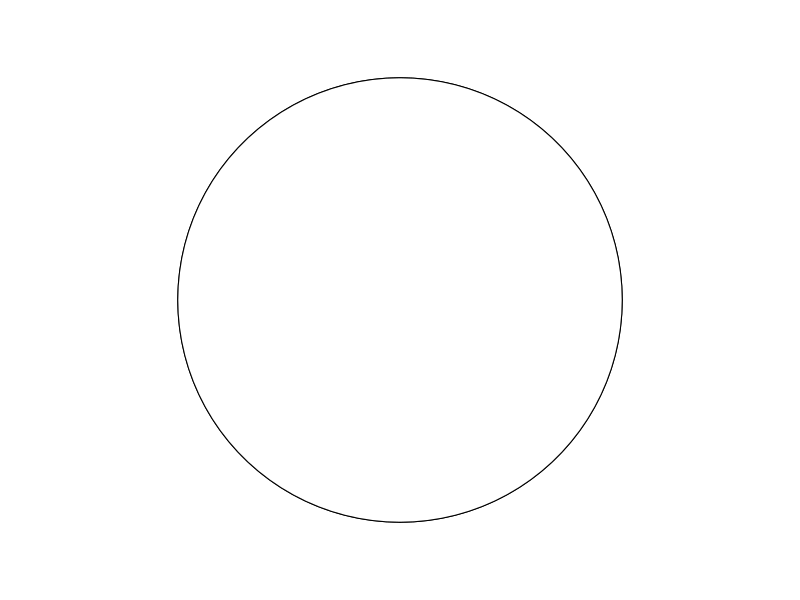
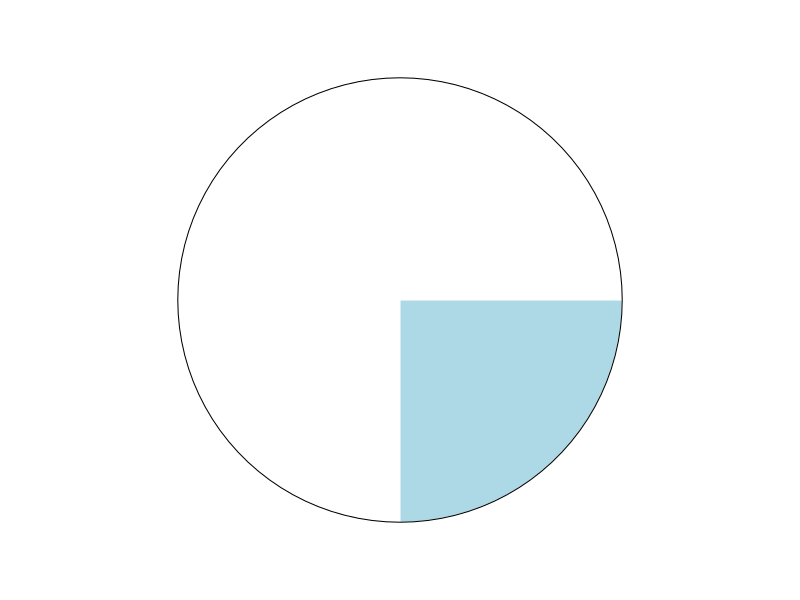
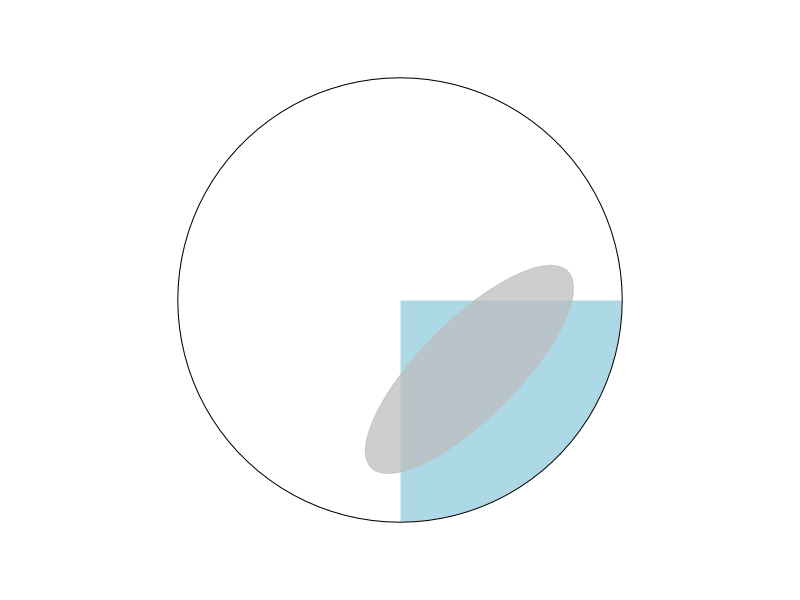
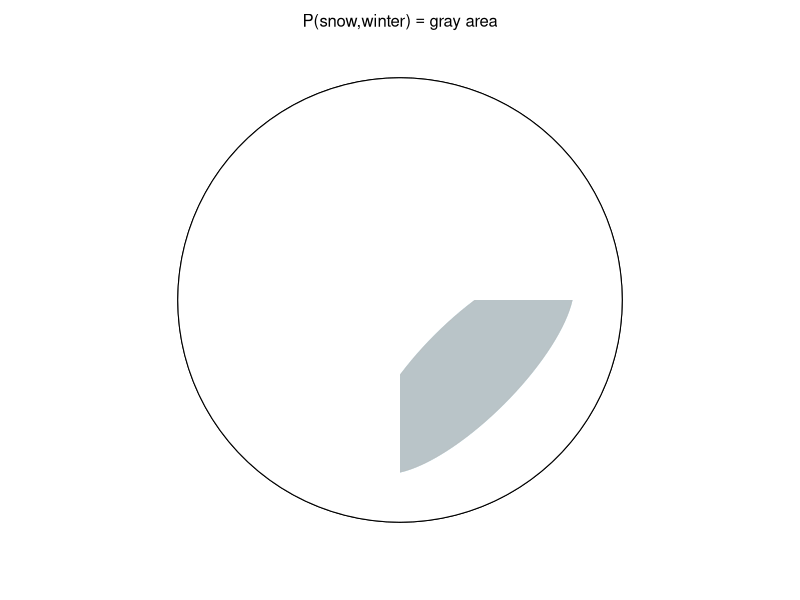
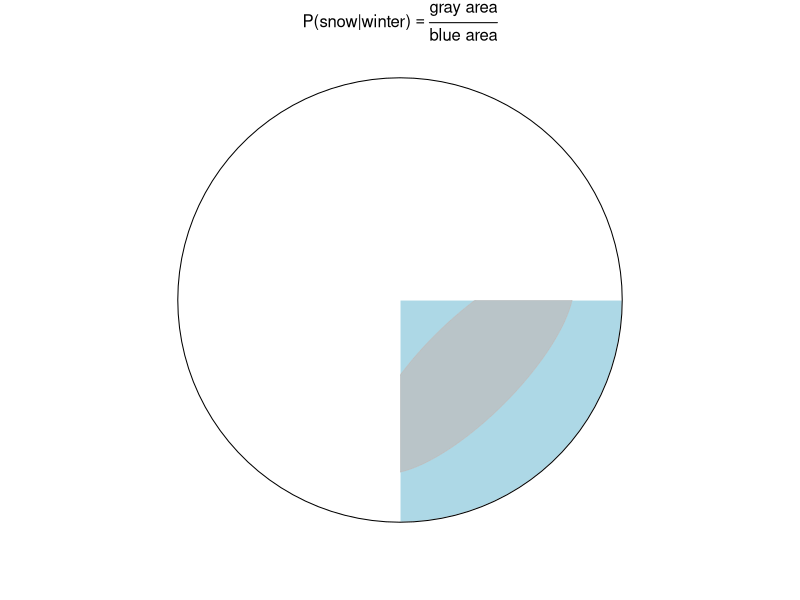
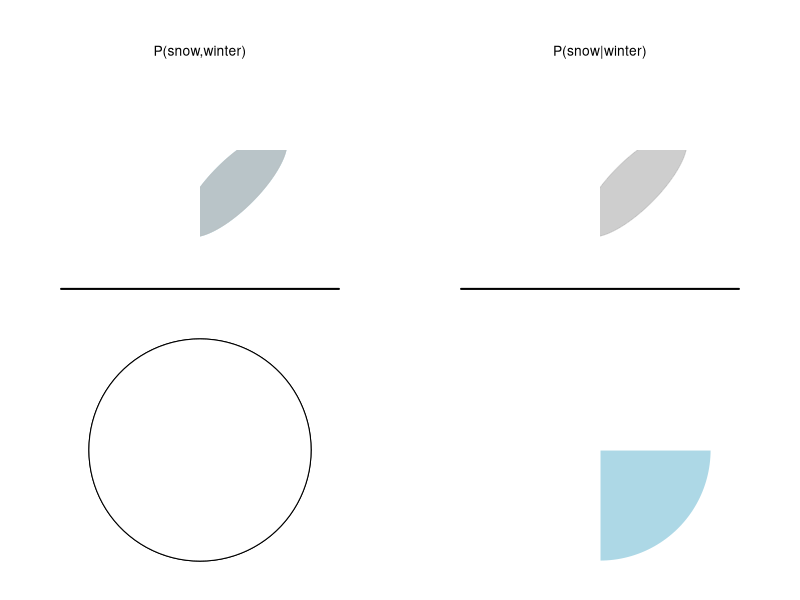
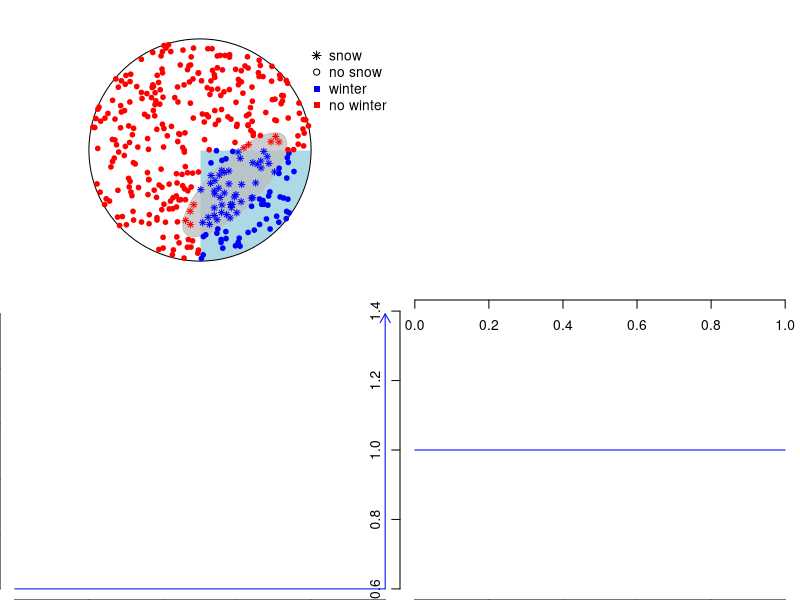
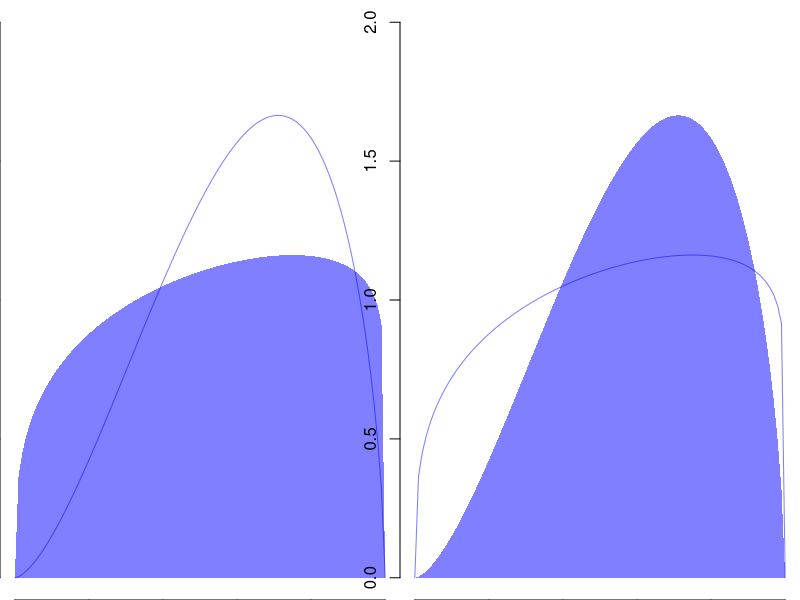

Here is the R script that generated these plots, in order:
## ---- chunk 1
knitr::opts_chunk$set(echo = TRUE, dpi = 300)
## ---- chunk 2
library(plotrix)
par(mar = c(0,0,0,0))
pie(c(3,1), labels = "")
draw.circle(0,0,.8, col ="white")
## ---- chunk 3
draw_pie = function() {
  par(mar = c(0,0,0,0))
  pie(c(3,1), labels = "", border = "white")
  draw.circle(0,0,.8)
}
draw_pie()
## ---- chunk 4
draw_pie()
e.rot = 45
h.e = .25
k.e = -.25
a.e = .5
b.e = .175
draw_ellipse = function() {
  draw.ellipse(h.e,k.e,a.e,b.e , angle = e.rot,
               col = adjustcolor("grey",alpha = .75),
               border = adjustcolor("grey",alpha = .75)) 
}
draw_ellipse()
## ---- chunk 5
par(mar = c(0,0,0,0))
pie(c(3,1), labels = "")
draw.circle(0,0,.8, col ="white")
draw.ellipse(h.e,k.e,a.e,b.e , col = "lightblue", angle = e.rot, border = "lightblue")
draw_ellipse()
rect(0,0,.7,.2, col = "white", border = NA)
rect(0,0,-.2,-.7, col = "white", border = NA)
text(0,1,expression("P(snow,winter)" =="gray area"))
## ---- chunk 6
par(mar = c(0,0,0,0))
pie(c(3,1), labels = "", border = "white")
draw.circle(0,0,.8)
text(0,1,expression("P(snow|winter)" == frac("gray area", "blue area")))
draw_ellipse()
rect(0,0,.7,.2, col = "white", border = NA)
rect(0,0,-.2,-.7, col = "white", border = NA)
## ---- chunk 7
par(mar = c(0,0,0,0), mfrow = c(2,2))
pie(c(3,1), labels = "", ylim = c(0,-.5))
draw.circle(0,0,.9, col ="white", border = "white")
draw.ellipse(h.e,k.e,a.e,b.e , col = "lightblue", angle = e.rot, border = "lightblue")
draw_ellipse()
rect(0,0,.7,.2, col = "white", border = NA)
rect(0,0,-.2,-.7, col = "white", border = NA)
lines(c(-1,1),c(-1,-1), lwd = 2)
text(0,.7,"P(snow,winter)")

pie(c(3,1), labels = "")
draw.circle(0,0,.9, col ="white", border = "white")
draw_ellipse()
rect(0,0,.7,.2, col = "white", border = NA)
rect(0,0,-.2,-.7, col = "white", border = NA)
text(0,.7,"P(snow|winter)")
lines(c(-1,1),c(-1,-1), lwd = 2)

pie(c(3,1), labels = "")
draw.circle(0,0,.8, col ="white")


pie(c(3,1), labels = "", border = "white")
## ---- chunk 8
shift_rotate = function(xy,shift_x, shift_y, angle) {
  theta = 2*pi/(1/(angle/360))
  trans.mat = transf = matrix(c(cos(theta),-sin(theta),sin(theta),cos(theta)),nrow = 2)
  
  x.e = xy[1] - shift_x
  y.e = xy[2] - shift_y
  
  xy_transf = trans.mat %*% matrix(c(x.e,y.e))
  
  return(xy.r = c(
    x.r = shift_x + xy_transf[1],
    y.r = shift_y + xy_transf[2]  
  ))
}

in_ellipse = function(xy,h,k,a,b, e.rot) {
  xy.r = shift_rotate(xy,h,k,e.rot)
  (xy.r[1]-h)^2/a^2 + (xy.r[2]-k)^2/b^2 <= 1
}

rpoint_in_circle = function() {
  r = 0.8 * sqrt(runif(1))
  theta = runif(1) * 2 * pi
  return(c(0 + r * cos(theta),
           0 + r * sin(theta)))
}

## ---- chunk 9
set.seed(123)
draw_pie()
draw_ellipse()

N = 365
is.winter = vector(length = N) # vector to count winter days
is.snow = vector(length = N) # vector to count snow days

for (k in 1:N) {
  # generate random point with custom function
  xy = rpoint_in_circle()
  
  # check if it is a snow day, i.e. in ellipse, with custom function
  is.snow[k] = in_ellipse(xy,h.e,k.e,a.e,b.e,e.rot)
  # check if it is a winter day
  is.winter[k] = xy[1] > 0 & xy[2] < 0
  
  # plot points
  points(xy[1],xy[2],
         pch = ifelse(is.snow[k] == T,8,21), cex = .75,
         bg = ifelse(is.winter[k] == T,"blue","red"),
         col = ifelse(is.winter[k] == T,"blue","red"))

}

legend(.75,.8,
       pch = c(8,21,15,15), bty = "n",
       col = c("black","black","blue","red"),
       legend = c("snow","no snow", "winter", "no winter"))
## ---- chunk 10
N_winter = sum(is.winter)
P_winter = N_winter/N
P_winter
## ---- chunk 11
N_snow = sum(is.snow)
P_snow = N_snow/N
P_snow
## ---- chunk 12
# logical indexing:
# is.snow[is.winter] returns only those entries of the 
# vector is.snow that are at positions where the 
# value for is.winter is TRUE
N_winter_and_snow = sum(is.snow[is.winter]) 
P_winter_and_snow = N_winter_and_snow/N
P_winter_and_snow
## ---- chunk 13
P_snow_given_winter = N_winter_and_snow/N_winter
P_snow_given_winter
## ---- chunk 14
P_snow_given_winter = P_winter_and_snow/P_winter
## ---- chunk 15
plot(0, type = "n", xlim = c(0,1), 
     yaxt = "n", ylab = "", 
     xlab = "p",
     bty = "n")
## ---- chunk 16

plot(0,type = "n",
     ylim = c(0,1.01),
     xlim = c(0,1),
     ylab = "", xlab = "p",
     bty = "n")
arrows(1,0,1,1, col = "blue", length = .1)
lines(c(0,1),c(0,0), col = "blue")
## ---- chunk 17
curve(dbeta(x,1,1),
      ylab = "density", 
      xlab = "p", 
      bty = "n",
      col = "blue")
## ---- chunk 18
filled.beta = function(a = 1, b = 1, col = "blue", border = NA, ylim = NULL, add = F) {
  x = seq(0,1,.01)
  y = dbeta(x,a,b)
  x.poly <- c(x, tail(x,1), head(x,1))
  y.poly <- c(y, 0, 0)
  if (is.null(ylim)) ylim = c(0,max(y))
  if (add == FALSE)
    plot(0,type = "n", ylim = ylim, xlab = "p", ylab = "density", xlim = c(0,1), bty = "n")
  polygon(x.poly, y.poly, col=col, border=border)
}
par(mfrow = c(1,2))
filled.beta(1.3,1.1, col = adjustcolor("blue", alpha = .5), ylim = c(0,2))
curve(dbeta(x,1.3*2,1.1*1.5), col = adjustcolor("blue", alpha = .5), add = T)
filled.beta(1.3*2,1.1*1.5, col = adjustcolor("blue", alpha = .5), ylim = c(0,2))
curve(dbeta(x,1.3,1.1), col = adjustcolor("blue", alpha = .5), add = T)
## ---- chunk 19
p = seq(0,1,length.out = 100)
prior = dbeta(p,2,1.5)
prior = prior/sum(prior)
plot(p,
     prior,
     type = 'l',
     xlab = "p",
     bty = "n",
     col = "blue")
## ---- chunk 20
trials = 4
successes = 3
likelihood = dbinom(successes,size = trials, prob = p)
likelihood = likelihood/sum(likelihood)
plot(p,
     likelihood,
     type = 'l',
     xlab = "p",
     bty = "n",
     col = "red")
## ---- chunk 21
posterior.likelihood = prior * likelihood
## ---- chunk 22
plot(p,
     posterior.likelihood,
     type = 'l',
     xlab = "p",
     ylab = "density",
     bty = "n",
     col = "violet",
     lty = 3,
     main = "prior * likelihood",
     lwd = 2)
## ---- chunk 23
s = sum(posterior.likelihood)
posterior = posterior.likelihood/s
c(1/s, sum(posterior))
## ---- chunk 24
plot(p,posterior.likelihood,'l',
     ylim = c(0,0.025),ylab = "density",
     col = "violet", lty = 3, lwd = 2)
m = c(10,25,50)
for (k in 1:length(m)) {
  lines(p,posterior.likelihood*m[k])
  text(p[which.max(posterior.likelihood)],
       max(posterior.likelihood*m[k]),
       paste0("* ",m[k]), pos = 3)
}
lines(p,posterior.likelihood*1/s,
      col = "violet", lwd = 2)
text(p[which.max(posterior.likelihood)],
     max(posterior),
     paste0("* ",1/s), pos = 3)
## ---- chunk 25
plot(p,
     posterior,
     type = 'l',
     xlab = "p",
     ylab = "density",
     col = "violet",
     lwd = 2)
lines(p,prior * likelihood,col = "violet", lty = 3)
lines(p,prior,col = "blue")
lines(p,likelihood,col = "red")
legend("topleft",
       col = c("blue","red","violet"),
       lty = 1,
       legend = c("Prior","Likelihood","Posterior"), 
       bty = "n")
## ---- chunk 26
trials = 20
successes = 15
likelihood = dbinom(successes,size = trials, prob = p)
likelihood = likelihood/sum(likelihood)
posterior = prior * likelihood
posterior = posterior/sum(posterior)
plot(p,
     posterior,
     ylab = "density",
     type = 'l',
     xlab = "p",
     col = "violet",
     lwd = 2)
lines(p,prior,col = "blue")
lines(p,likelihood,col = "red")
legend("topleft",
       col = c("blue","red","violet"),
       lty = 1,
       legend = c("Prior","Likelihood","Posterior"), 
       bty = "n")
